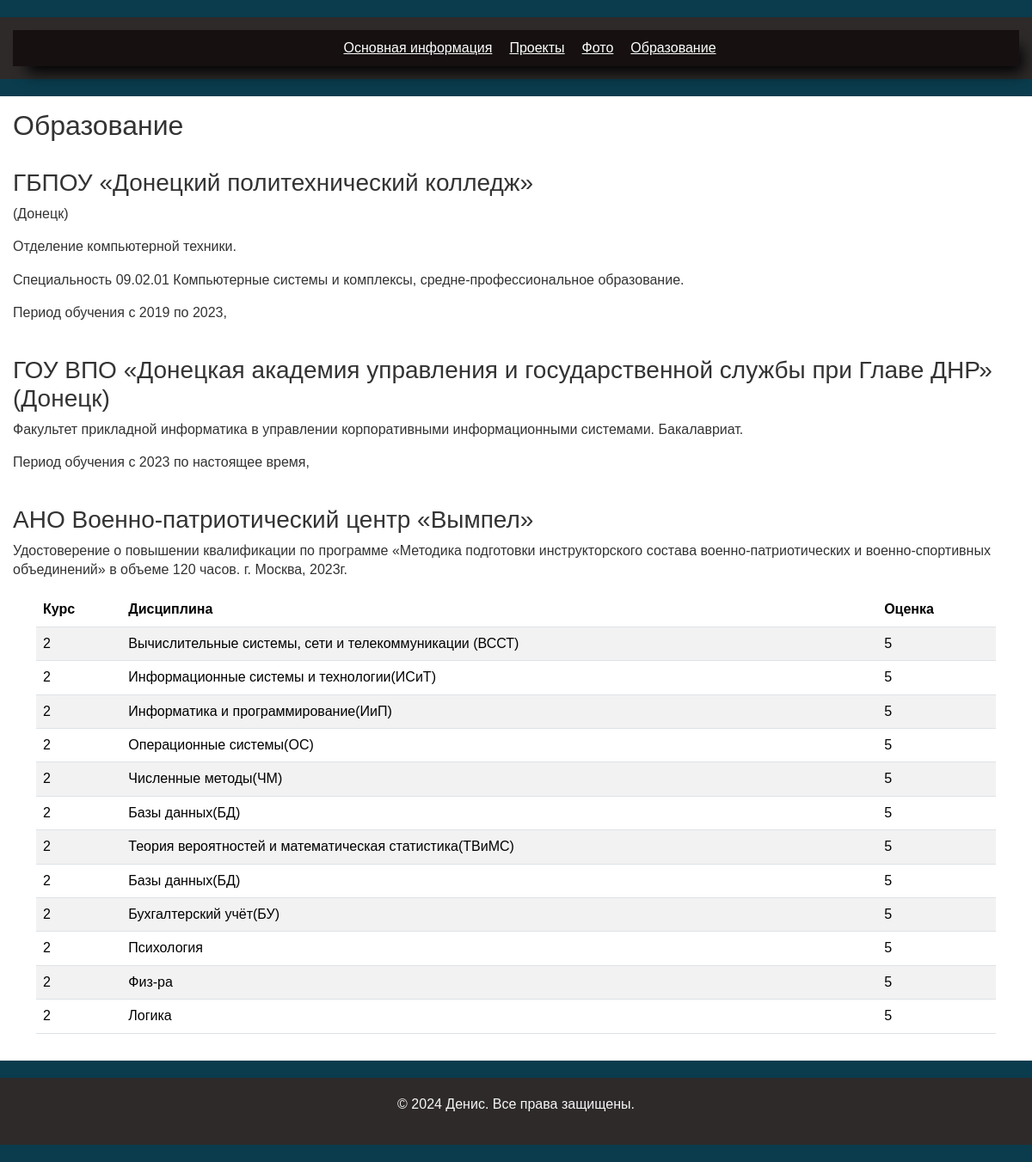
The page /learning.php on the database its author committed.
### tables this page shows
CREATE TABLE IF NOT EXISTS `scores` (
  `Course` int(11) NOT NULL,
  `Discipline` varchar(255) NOT NULL,
  `Evaluation` varchar(20) NOT NULL,
  CONSTRAINT `CK_Оценка` CHECK (`Evaluation` in ('2','3','4','5','зачёт','не зачёт'))
);

### function_db.php (called while the page is built, shortened)
<?php
$link = false;
function getAllContragents(){
    global $link;
    $res = mysqli_query($link,"SELECT * FROM Scores");
    return mysqli_fetch_all($res, MYSQLI_ASSOC);
}
?>

### learning.php (the view, shortened to what this page needs)
<!DOCTYPE html>
<?php
include "function_db.php";
$contragents = getAllContragents();
?>
<html lang="en">
<head>
  <link href="https://cdn.jsdelivr.net/npm/bootstrap@5.3.3/dist/css/bootstrap.min.css" rel="stylesheet">
  <link rel="stylesheet" href="style.css">
</head>
<body>
  <header>
    <nav class = "block-menu">
      <ul class="menu">
        <li><a href="index.php">Основная информация</a></li>
        <li><a href="projects.php">Проекты</a></li>
        <li><a href="photo.php">Фото</a></li>
        <li><a href="learning.php">Образование</a></li>
      </ul>
    </nav>
  </header>
  <section id="project">
<h2>Образование </h2><br>
<h3>ГБПОУ «Донецкий политехнический колледж» </h3>
<p>(Донецк)</p>
<p>Отделение компьютерной техники.</p>
<p>Специальность 09.02.01 Компьютерные системы и комплексы, средне-профессиональное образование.</p>
<p>Период обучения с 2019 по 2023,<br>
<br><h3>ГОУ ВПО «Донецкая академия управления и государственной службы при Главе ДНР» (Донецк)</h3>
<p>Факультет прикладной информатика в управлении корпоративными информационными системами. Бакалавриат.</p>
<p>Период обучения с 2023 по настоящее время,</p><br>
<h3>АНО Военно-патриотический центр «Вымпел»</h3>
<p>Удостоверение о повышении квалификации по программе «Методика подготовки инструкторского состава военно-патриотических и военно-спортивных объединений» в объеме 120 часов. г. Москва, 2023г.</p>
<div class = "container">
  <table class="table table-striped">
    <thead> <th>Курс</th> <th>Дисциплина</th> <th>Оценка</th></thead>
    <?php
      for( $i = 0; $i < count($contragents); $i++ )
      {
        $course = $contragents[$i]["Course"];
        $discipline = $contragents[$i]["Discipline"];
        $evaluation = $contragents[$i]["Evaluation"];
        echo "<tr><td>$course</td><td>$discipline</td><td>$evaluation</td></tr>";
       }
     ?>
  </table>
</div>
</section>
</body>
<footer>
  <?php include "footer.php";?>
</footer>
</html>

### footer.php
<p>© 2024 Денис. Все права защищены.</p>

### style.css (style rules this page uses)
.block-menu { overflow: hidden; background-color: rgb(22, 16, 16); box-shadow: 10px 13px 17px -6px #000000; }
.menu { margin:0 auto; display:table; }
ul { list-style-type:none; }
* { margin: 0; padding: 0; box-sizing: border-box; }
.menu li { float:left; list-style: none; margin: 10px; }
.menu li a { color: white; }
body { font-family: Arial, sans-serif; font-size: 16px; line-height: 1.4; background-color: #0a3c4d; color: #333; }
header { background-color: #2e2a2a; max-width: 1200px; padding:15px; margin: 20px auto; justify-content: center; }
section { background-color: #fff; margin-bottom: 20px; max-width: 1200px; padding:15px; margin: 20px auto; justify-content: center; }
footer { background-color: #2e2a2a; color: #f7f7f7; text-align: center; max-width: 1200px; padding:15px; margin: 20px auto; justify-content: center; }
footer p { padding: 5px; }

### rows shown on the page
scores: Course "2", Discipline "Вычислительные системы, сети и телекоммуникации (ВССТ)", Evaluation "5"
scores: Course "2", Discipline "Информационные системы и технологии(ИСиТ)", Evaluation "5"
scores: Course "2", Discipline "Информатика и программирование(ИиП)", Evaluation "5"
scores: Course "2", Discipline "Операционные системы(ОС)", Evaluation "5"
scores: Course "2", Discipline "Численные методы(ЧМ)", Evaluation "5"
scores: Course "2", Discipline "Базы данных(БД)", Evaluation "5"
scores: Course "2", Discipline "Теория вероятностей и математическая статистика(ТВиМС)", Evaluation "5"
scores: Course "2", Discipline "Бухгалтерский учёт(БУ)", Evaluation "5"
scores: Course "2", Discipline "Психология", Evaluation "5"
scores: Course "2", Discipline "Физ-ра", Evaluation "5"
scores: Course "2", Discipline "Логика", Evaluation "5"
